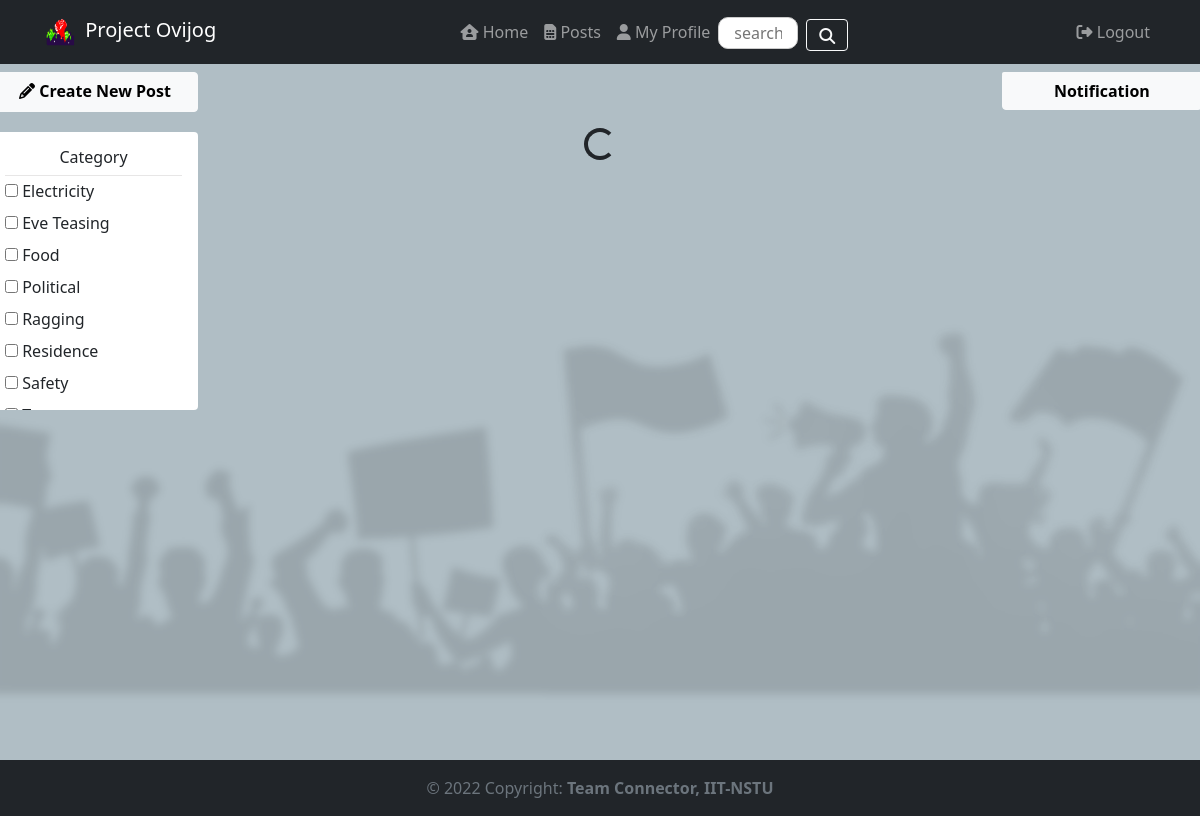
Screenshot of /posts (signed in) with the database file from the repository.
### tables this page shows
CREATE TABLE `post_categories` (
  `category` varchar(255) NOT NULL
);

### app/controllers/PostsController.php (called while the page is built, shortened)
<?php
class PostsController extends Controller {
    private $postModel;
    private $notificationModel;
    private $tagModel;
    public function __construct() {
        $this->postModel = $this->model('Post');
        $this->tagModel = $this->model('Tag');
        $this->notificationModel = $this->model('Notification');
    }
    public function index() {
        $posts = $this->postModel->getAllPosts();
        $notifications = $this->notificationModel->getAllNotification();
        $upVotes = [];
        $downVotes = [];
        $upCount = [];
        $downCount = [];
        $viewCount = [];
        $tags = [];
        foreach ($posts as $post) {
            if ($this->postModel->isVoted($post->post_id)) {
                if ($this->postModel->getVote($post->post_id) == 1) {
                    $upVotes[$post->post_id] = 1;
                } else {
                    $downVotes[$post->post_id] = 1;
                }
            }
            $upCount[$post->post_id] = $this->postModel->getUpVotes($post->post_id);
            $downCount[$post->post_id] = $this->postModel->getdownVotes($post->post_id);
            $viewCount[$post->post_id] = $this->postModel->getViewCount($post->post_id);
            $tags[$post->post_id] = $this->tagModel->getTags($post->post_id);
        }
        $data = [
            'posts' => $posts,
            'up-votes' => $upVotes,
            'down-votes' => $downVotes,
            'up-count' => $upCount,
            'down-count' => $downCount,
            'view-count' => $viewCount,
            'tags' => $tags,
            'categories' => $this->postModel->getCategories(),
            'notifications'=>$notifications
        ];
        $this->view('posts/index', $data);
    }
}

### app/libraries/Core.php (called while the page is built, shortened)
<?php
class Core {
    public function __construct() {
        $this->currentController=ControllerFactory::getInstance("pages");
        $this->currentMethod="index";
        $url = $this->getUrl();
        if (isset($url[0])) {
            $this->currentController = ControllerFactory::getInstance($this->getUrl()[0]);
        }
        unset($url[0]);
        unset($url[1]);
        $this->params = $url ? array_values($url) : [];
        call_user_func_array([$this->currentController,$this->currentMethod],$this->params);
    }
    public function getUrl() {
        if (isset($_GET['url'])) {
            $url = rtrim($_GET['url'], '/');
            $url = filter_var($url, FILTER_SANITIZE_URL);
            $url = explode('/', $url);
            return $url;
        }
    }
}

### public/index.php (called while the page is built, shortened)
<?php
new Core();

### app/libraries/Database.php (called while the page is built, shortened)
<?php
class Database {
    private static $instance;
    private $host=DB_HOST;
    private $user=DB_USER;
    private $pass=DB_PASS;
    private $dbname=DB_NAME;
    private $pdo;
    private $stmt;
    private function __construct() {
        $dsn="mysql:host=".$this->host.";dbname=".$this->dbname;
        $options=array(
            PDO::ATTR_PERSISTENT => true,
            PDO::ATTR_ERRMODE=>PDO::ERRMODE_EXCEPTION
        );
        try{
            $this->pdo=new PDO($dsn,$this->user,$this->pass,$options);
        }catch (PDOException $e){
            $this->error=$e->getMessage();
            echo $this->error;
        }
    }
    public static function getInstance() {
        if(!isset(self::$instance)){
            self::$instance=new Database();
        }
        return self::$instance;
    }
    public function query($sql){
        $this->stmt=$this->pdo->prepare($sql);
    }
    public function bind($param,$value,$type=null){
        if(is_null($type)){
            if(is_int($value)){
                $type=PDO::PARAM_INT;
            }elseif(is_bool($value)){
                $type=PDO::PARAM_BOOL;
            }elseif (is_null($value)){
                $type=PDO::PARAM_NULL;
            }else{
                $type=PDO::PARAM_STR;
            }
        }
        $this->stmt->bindValue($param,$value,$type);
    }
    public function execute(){
        return $this->stmt->execute();
    }
    public function resultSet(){
        $this->execute();
        return $this->stmt->fetchAll(PDO::FETCH_OBJ);
    }
    public function rowCount(){
        return $this->stmt->rowCount();
    }
}

### app/models/Post.php (called while the page is built, shortened)
<?php
class Post {
    private $db;
    public function __construct() {
        $this->db = Database::getInstance();
    }
    public function getViewCount($post_id) {
        $this->db->query("select * from views where post_id = :post_id");
        $this->db->bind(':post_id', $post_id);
        $this->db->execute();
        return $this->db->rowCount();
    }
    public function getUpVotes($post_id) {
        $this->db->query("select * from votes where isagree = 1 and post_id = :post_id");
        $this->db->bind(':post_id', $post_id);
        $this->db->execute();
        return $this->db->rowCount();
    }
    public function getDownVotes($post_id) {
        $this->db->query("select * from votes where isagree = 0 and post_id = :post_id");
        $this->db->bind(':post_id', $post_id);
        $this->db->execute();
        return $this->db->rowCount();
    }
    public function isVoted($post_id) {
        $this->db->query("select * from votes where user_id = :user_id and post_id = :post_id");
        $this->db->bind(':user_id', $_SESSION['user_id']);
        $this->db->bind(':post_id', $post_id);
        $this->db->execute();
        $count = $this->db->rowCount();
        return $count != 0;
    }
    public function getVote($post_id) {
        $this->db->query("select * from votes where user_id = :user_id and post_id = :post_id");
        $this->db->bind(':user_id', $_SESSION['user_id']);
        $this->db->bind(':post_id', $post_id);
        return $this->db->single()->isagree;
    }
    public function getCategories() {
        $this->db->query('SELECT * FROM post_categories');
        return $this->db->resultSet();
    }
    public function getAllPosts() {
        $this->db->query('SELECT * FROM posts NATURAL JOIN users ORDER BY posts.created_time DESC');
        return $this->db->resultSet();
    }
}

### app/models/Tag.php (called while the page is built, shortened)
<?php
class Tag
{
    private $db;
    public function __construct()
    {
        $this->db = Database::getInstance();
    }
    public function getTags($post_id)
    {
        $this->db->query("select tag from tags where post_id = :post_id");
        $this->db->bind(':post_id', $post_id);
        return $this->db->resultSet();
    }
}

### app/views/posts/index.php (the view, shortened to what this page needs)
<?php require APPROOT . '/views/inc/header.php'; ?>
<?php require_once APPROOT . '/views/inc/navbar.php'; ?>
<link rel="stylesheet" href="<?php echo URLROOT; ?>/css/post.css">
<div style="position: fixed;">
    <div class="row">
        <div class="col">
            <div class="mb-3" id="create-post-button-div" style="margin-left:-50px ;">
                <a href="<?php echo URLROOT; ?>/posts/add" id="create-post-button" class="btn btn-light mt-2" style="width:206px">
                    <b><i class="fa-solid fa-pencil"></i> Create New Post</b>
                </a>
            </div>
        </div>
    </div>
    <div class="row mt-1" style="margin-left:-65px ;">
        <div class="col">
            <div class="card overflow" style="max-height: 79.2%; overflow-x: hidden;">
                <div class="card-body">
                    <h6 class="text-center">Category</h6>
                    <hr>
                    <div>
                        <?php foreach ($data['categories'] as $category) : ?>
                            <div class="pb-2">
                                <input type="checkbox"> <?php echo $category->category; ?><br>
                            </div>
                        <?php endforeach; ?>
                    </div>
                </div>
            </div>
        </div>
    </div>
</div>
<div class="row">
    <div style='float:right; width: 180px;'>
        <div class="col-sm-2 overflow mt-2" style="position:fixed ;max-height: 75.2%; overflow-x: hidden;">
            <div class="card shadow-sm rounded bg-light ">
                <div class="card-body pb-1 pt-0">
                    <a class="btn px-0 btn-light" data-bs-toggle="collapse" href="#multiCollapseExample1" role="button" aria-expanded="false" aria-controls="multiCollapseExample1" style="position: fixed;width:16.65%; margin-left:-16px;"><b>Notification</b></a>
                </div>
            </div>
        </div>
    </div>
</div>
<div class="d-flex justify-content-center">
    <div id="loading" class="spinner-border m-5" role="status">
    </div>
</div>
<?php require APPROOT . '/views/inc/footer.php'; ?>

### public/css/style.css (style rules this page uses)
body { background: url("../img/homePagePicture.png") no-repeat center center fixed; -webkit-background-size: cover; -moz-background-size: cover; -o-background-size: cover; background-size: cover; background-color: #b0bec5; }

### public/css/post.css (style rules this page uses)
.card { border: none; }
#create-post-button { height: 40px; }
#create-post-button-div { display: flex; }
hr { color: #a09c9c; margin-top: 3px; margin-bottom: 3px; }

### rows the page displays
post_categories: category "Electricity"
post_categories: category "Eve Teasing"
post_categories: category "Food"
post_categories: category "Political"
post_categories: category "Ragging"
post_categories: category "Residence"
post_categories: category "Safety"
